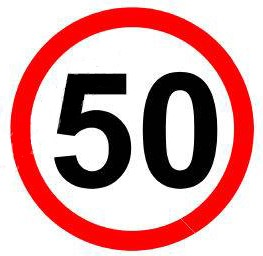
#> input picture resource/Image/sign/50.jpg, 263 x 256 px, found by its file name
$ python match_templit.py
#> lines starting #> are read from the running program, lines starting #| are printed output that depends on the picture; pictures that were not available may be replaced by others from this repository, and a replacement may not be noted
import cv2

templit_path = r"D:\Hawon\A_Study\VScode\pythonAutoCar\resource\Image\sign\50.jpg"
templit = cv2.imread(templit_path)
#> templit is the input picture: shape (256, 263, 3); mean B, G, R 163.5, 163.6, 212.2
templit = cv2.resize(templit,(100,100))
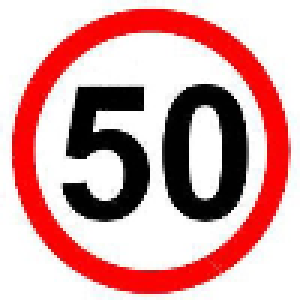
#> templit: shape (100, 100, 3) (shown 3 times larger); mean B, G, R 163.4, 163.5, 212.1
print(templit.shape)
#| (100, 100, 3)
t_red = cv2.cvtColor(templit,cv2.COLOR_BGR2GRAY)
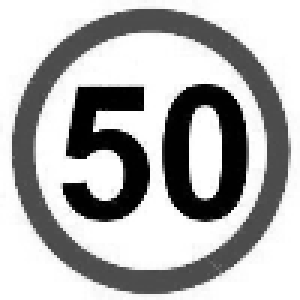
#> t_red: shape (100, 100) (shown 3 times larger); min 0, max 255, mean 178

streamServer = r"http://192.168.43.31:81/stream"
cap = cv2.VideoCapture(streamServer)

while True:
    _, src = cap.read()
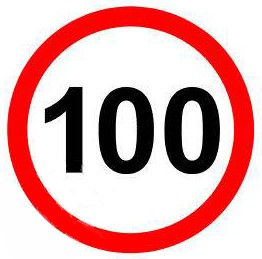
#> input picture resource/Image/100.jpg, 262 x 259 px, given in place of stream, which was not available
#> src is the input picture: shape (259, 262, 3); mean B, G, R 172.6, 172.7, 222.5

    src = cv2.rotate(src,cv2.ROTATE_180)
    src = cv2.resize(src,(400,296))
#> src: shape (296, 400, 3)

    s_red = cv2.cvtColor(src,cv2.COLOR_BGR2GRAY)
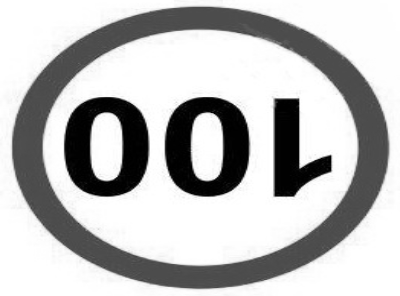
#> s_red: shape (296, 400); min 0, max 255, mean 187.5
    result = cv2.matchTemplate(s_red,t_red,cv2.TM_CCORR_NORMED)
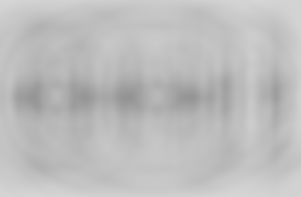
#> result: shape (197, 301) float32; min 0.58, max 0.841, mean 0.744

    min,max,mil,mal = cv2.minMaxLoc(result)
#> min = 0.58; max = 0.841; mil = (127, 97); mal = (233, 196)

    x,y = mil
#> x = 127; y = 97
    h,w,_ = templit.shape
#> h = 100; w = 100

    cv2.rectangle(src,(x,y),(x+w,y+h),(0,0,255),2)
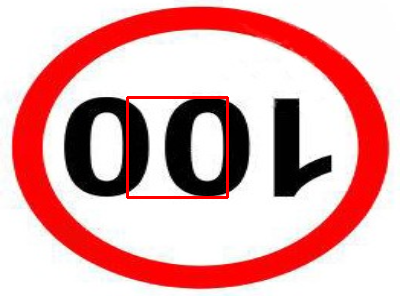
#> src: shape (296, 400, 3); mean B, G, R 171.3, 171.4, 223.7
    roi = src[y:y+h,x:x+w]
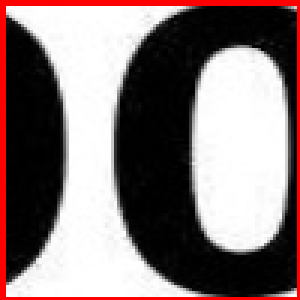
#> roi: shape (100, 100, 3) (shown 3 times larger); mean B, G, R 119.3, 119.3, 134.4

    cv2.imshow("src",src)
    cv2.imshow("roi",roi)
    cv2.imshow("t",t_red)
    if cv2.waitKey(1) & 0xFF == ord('q'):
#> (key q is pressed here)
        break
